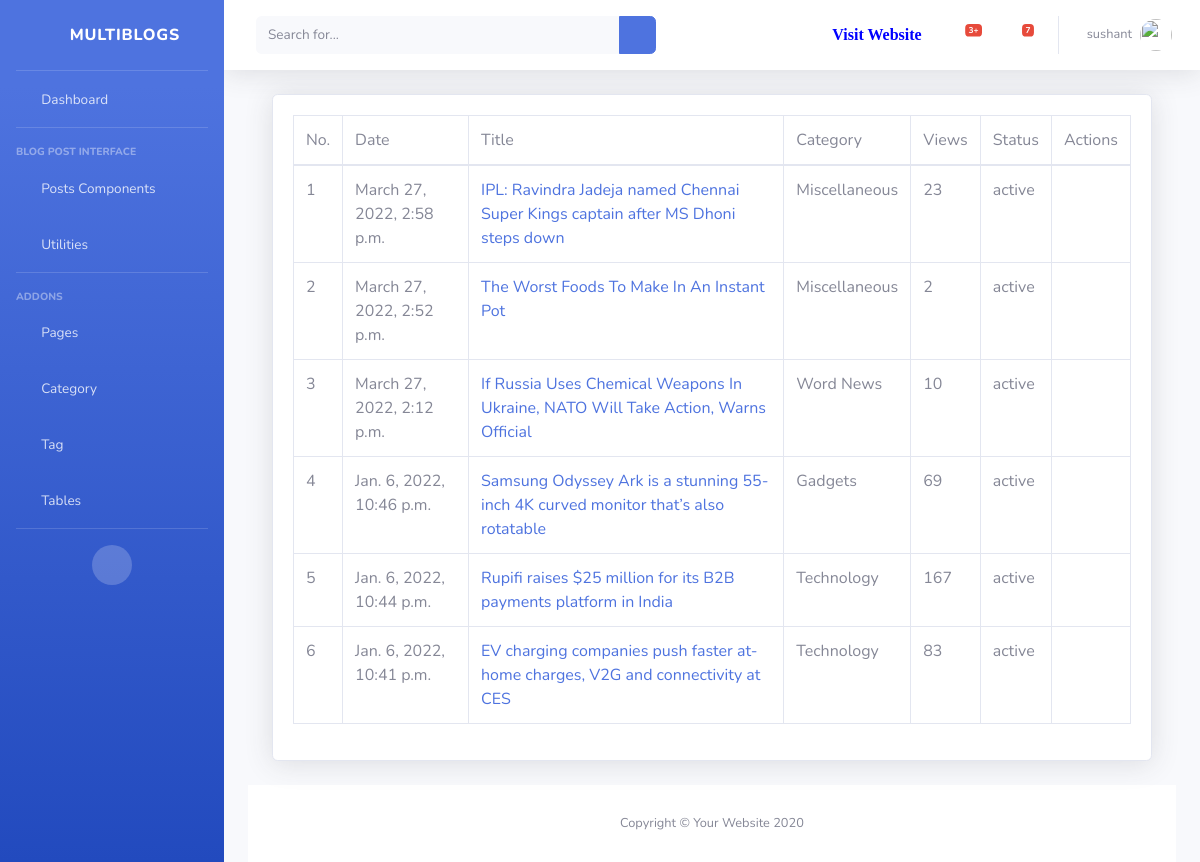
Page /dashboard/post/ (signed in) on the earlier database version.
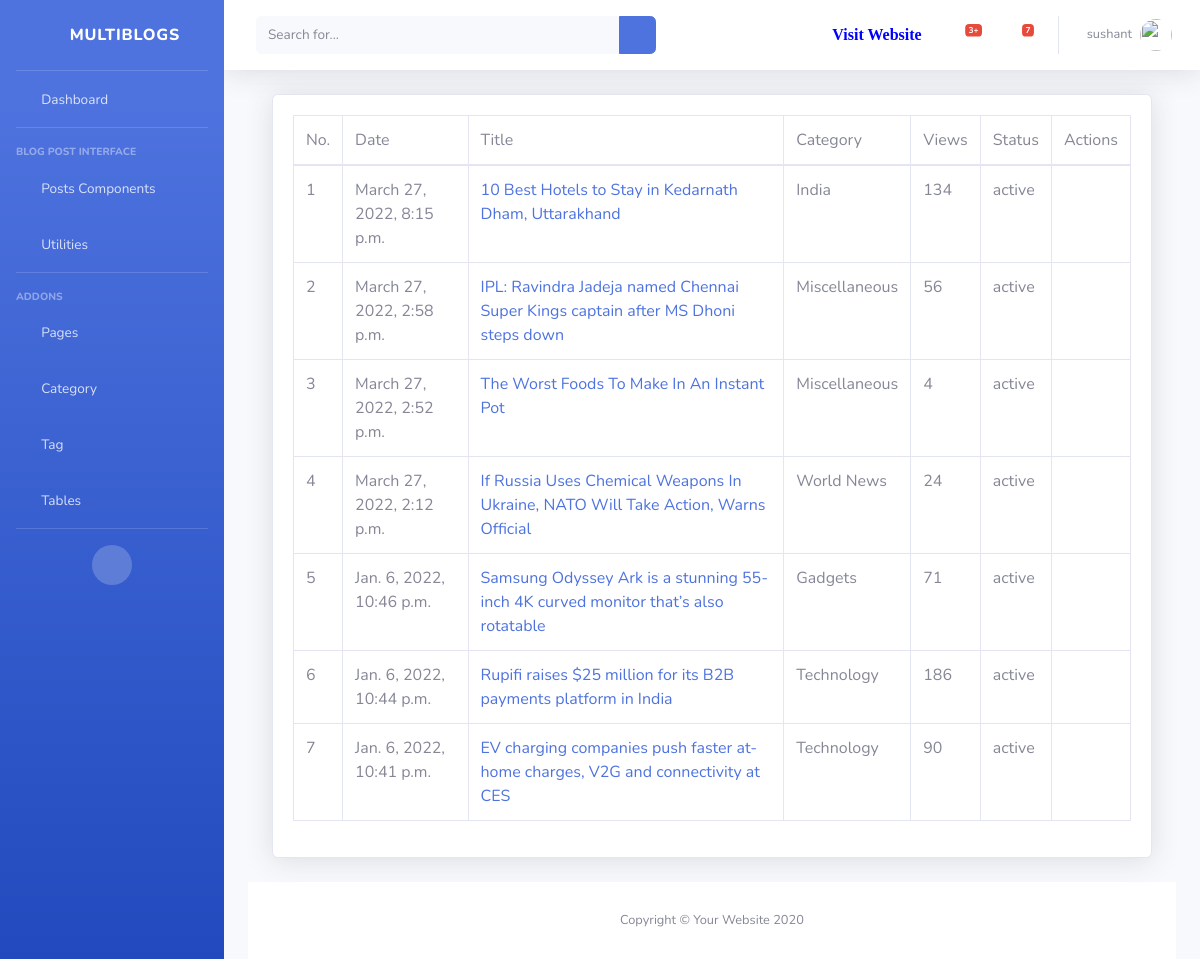
Same page on the later database version.
### blogapp/models.py (models this page shows, shortened)
class Blog(models.Model):
    status = (
        ('active','active'),
        ('pending','pending')
    )
    title  = models.CharField(max_length=200, null=True)
    detail = RichTextField(blank=True, null=True)
    image = models.ImageField(upload_to='images/media', null=True, blank=True)
    catagories = models.ForeignKey(Catagory,on_delete=models.SET_NULL, null=True)
    tags = models.ManyToManyField(Tag, blank=True)
    status = models.CharField(max_length=20, choices=status, default='pending')
    author = models.ForeignKey(Author, on_delete=models.CASCADE)
    featured  = models.BooleanField(default=False)
    visit_count = models.IntegerField(default=0)
    visible = models.BooleanField(default=True)
    created_at = models.DateTimeField(auto_now_add=True)
    class Meta:
        verbose_name_plural = 'Blog'

class Catagory(models.Model):
    name = models.CharField(max_length=200, null=True)
    slug = models.SlugField(null=True)
    image = models.CharField(max_length=300, null=True, blank=True )
    description = models.CharField(max_length=500, null=True,blank=True, verbose_name='Description')
    class Meta:
        verbose_name_plural = 'Catagory'
    def __str__(self):
        return str(self.name)

### dashboard/views.py (the view)
# urls.py: path('post/', views.AllPost.as_view(), name='all_post'),
class AllPost(View):
    @method_decorator(login_required(login_url='login'))
    def dispatch(self,request,*args,**kwargs):
        return super().dispatch(request,*args,**kwargs)
    def get(self,request):
        user = request.user.author
        post = user.blog_set.all().order_by('-id')
        context = {
            'post':post
        }
        return render(request,'dashboard/post/all_post.html',context)

### blogapp/context_processors.py (called while the page is built)
def globalVariable(request):
    category = Catagory.objects.all()
    category_count = category.count()
    context = {
        'category':category,
        'cat_count':category_count
        }
    return context

### templates/dashboard/post/all_post.html (shortened to what this page needs)
{% extends 'dashboard/base/base.html' %}
{% block body %}
{% load humanize %}
<div class="container-fluid">
                    <div class="card shadow mb-4">
                        <div class="card-body">
                            <div class="table-responsive">
                                <table class="table table-bordered" id="dataTable" width="100%" cellspacing="0">
                                    <thead>
                                        <tr>
                                            <td>No. </td>
                                            <td> Date </td>
                                            <td> Title </td>
                                            <td> Category </td>
                                            <td> Views </td>
                                            <td> Status </td>
                                            <td> Actions </td>
                                        </tr>
                                    </thead>
                                    <tbody>
                                        {% for p in post %}
                                        <tr>
                                            <td>{{ forloop.counter }}</td>
                                            <td> {{ p.created_at|naturalday }}</td>
                                            <td><a href="{% url 'post' p.id %}">{{ p.title }}</a>  </td>
                                            <td> {{ p.catagories }} </td>
                                            <td> {{ p.visit_count }} </td>
                                            <td> {{ p.status }} </td>
                                            <td><a href="{% url 'edit_post' p.id %}"><i class="far fa-edit"></i></a>
                                                {% if p.visible == False %}
                                                    <a href="{% url 'visible' p.id %}"><i class="fas fa-eye"></i></a>
                                                {% else %}
                                                    <a href="{% url 'hidden' p.id %}"><i class="fas fa-eye-slash"></i></a>
                                                {% endif %}
                                            </td>
                                        </tr>
                                        {% endfor %}
                                    </tbody>
                                </table>
                            </div>
                        </div>
                    </div>
{% endblock %}

Differences in the rows shown:
added Blog: created_at "March 27, 2022, 8:15 p.m.", title "10 Best Hotels to Stay in Kedarnath Dham, Uttarakhand", catagories "India", visit_count "134", status "active", visible True (drawn)
changed Blog "March 27, 2022, 2:58 p.m.": visit_count "23" → "56"
changed Blog "March 27, 2022, 2:52 p.m.": visit_count "2" → "4"
changed Blog: catagories "Word News" → "World News"; visit_count "10" → "24"
changed Blog "Jan. 6, 2022, 10:46 p.m.": visit_count "69" → "71"
changed Blog "Jan. 6, 2022, 10:44 p.m.": visit_count "167" → "186"
changed Blog "Jan. 6, 2022, 10:41 p.m.": visit_count "83" → "90"
